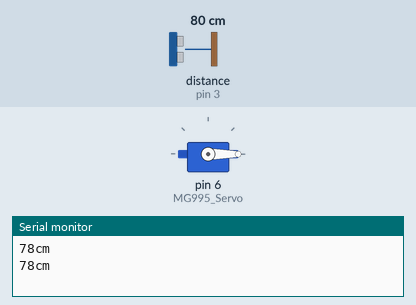
Simulated run of this sketch. Board: Arduino Uno, built with avr-gcc and run on an emulated ATmega328P. On the bench: servo, the last lines printed to the serial monitor. Wiring (inferred from the names in the program): ultrasonic range finder: trigger pin 5; echo pin 3. The inputs (shaded band) are chosen by the test bench; at power-on: distance to the obstacle (sensor on pin 3) 80 cm. The echo pulse lasts 58.3 µs per cm.

Above: at 2.8 s.
2.9 s: distance to the obstacle (sensor on pin 3) set to 7 cm
5.6 s: distance to the obstacle (sensor on pin 3) set to 4 cm
At 6.9 s:
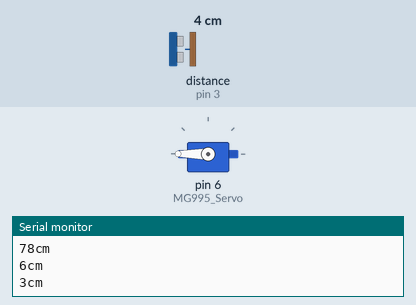
8.3 s: distance to the obstacle (sensor on pin 3) set to 9 cm
At 11.2 s:
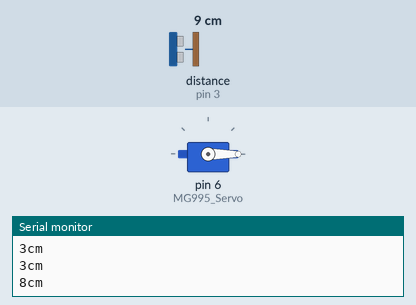
11.5 s: distance to the obstacle (sensor on pin 3) set to 2 cm
At 12.8 s:
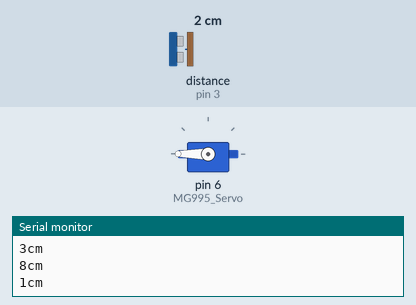
Timing chart, 0 to 14.5 s (numbered marks = the images above; inputs shaded):
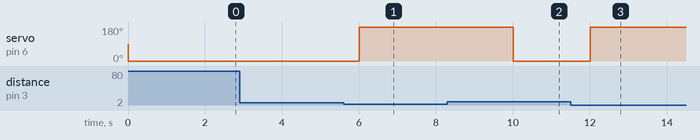

Measured:
- the behaviour switches between 6 and 5 cm on distance to the obstacle (sensor on pin 3) (found by bisection; images 0 and 1)
- after the input at 5.6 s, servo on pin 6 (MG995_Servo): 0° → 180° after 0.41 s
- after the input at 8.3 s, servo on pin 6 (MG995_Servo): 180° → 0° after 1.7 s
- after the input at 11.5 s, servo on pin 6 (MG995_Servo): 0° → 180° after 0.52 s

The sketch:

Sieuam_Servo.ino
```cpp
#include <Servo.h>
#define Servo_PWM 6

Servo MG995_Servo;
const int trigPin = 5; // chân trig của HC-SR04
const int echoPin = 3; // chân echo của HC-SR04
float tmprVal = 0;
float sinVal;
int toneVal;
void setup(){
  pinMode(trigPin, OUTPUT); // chân trig sẽ phát tín hiệu
  pinMode(echoPin, INPUT); // chân echo sẽ nhận tín hiệu
  MG995_Servo.attach(6);
  Serial.begin(9600);
}
void loop(){
  unsigned long duration; // biến đo thời gian
  int distance;           // biến lưu khoảng cách

  digitalWrite(trigPin, LOW); // tắt chân trig
  delayMicroseconds(2);
  digitalWrite(trigPin, HIGH); // phát xung từ chân trig
  delayMicroseconds(10); // xung có độ dài 10 microSeconds
  digitalWrite(trigPin, LOW); // tắt chân trig
  duration = pulseIn(echoPin, HIGH);


  // Tính khoảng cách đến vật.
  distance = duration * 0.034 / 2;

  Serial.print(distance);
  Serial.println("cm");
   if(distance < 5){
    MG995_Servo.write(180);
    delay(2000);
  }
  else{

    MG995_Servo.write(0);
    delay(2000);
  }

}
```
